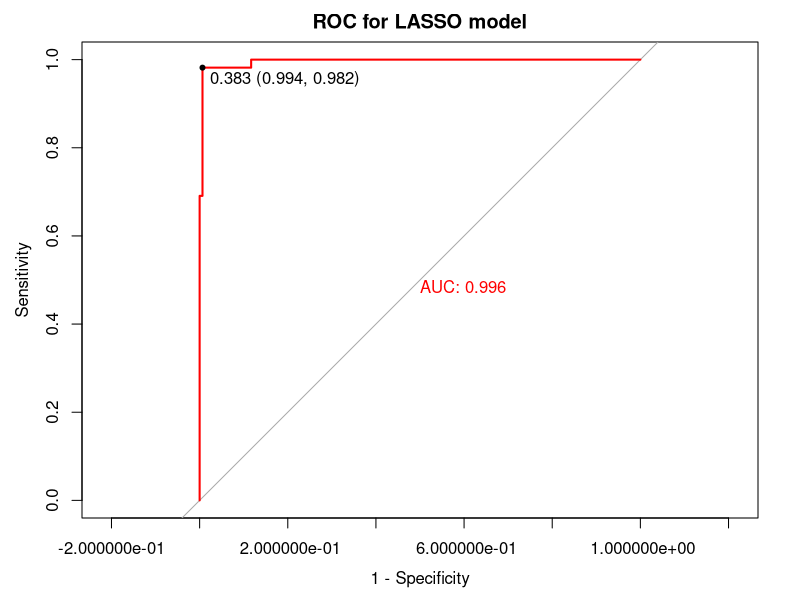

Write R code to recreate this figure.

# load packages
library(glmnet)
library(pROC)

# input data
setwd("C:/data/LASSO")
data=read.csv("data.csv")
y=data$group

x=as.matrix(data[,3:dim(data)[2]])

# build LASSO model
lasso.fit <- glmnet(x, y, family="binomial", alpha=1)

# Find optimized lambda value
cv.fit <- cv.glmnet(x, y, family="binomial", alpha=1)
best.lambda <- cv.fit$lambda.min

# Train LASSO model
lasso.fit.best <- glmnet(x, y, family="binomial", alpha=1, lambda=best.lambda)

# Get the variable coefficient and write out
coef <- coef(lasso.fit.best)

write.csv(coef[,1],"coef_all.csv")

# Scan for non-zero variable coefficients and output
nonzero_coef <- names(which(coef[,best.lambda+1] != 0))

cat("non-zero variable：", nonzero_coef)

# caculate the AUC and ROC
lasso.probs <- predict(lasso.fit.best, newx=x, type="response")
roc <- roc(y, lasso.probs)
auc <- auc(roc)

# Visualize the results of the ROC and AUC
plot(roc,col="red",
     legacy.axes = TRUE,
     smooth =TRUE,
     main="ROC for LASSO model",
     print.auc=T,
     thresholds="best", # based on youden index
     print.thres="best") # show the optimum threshold

